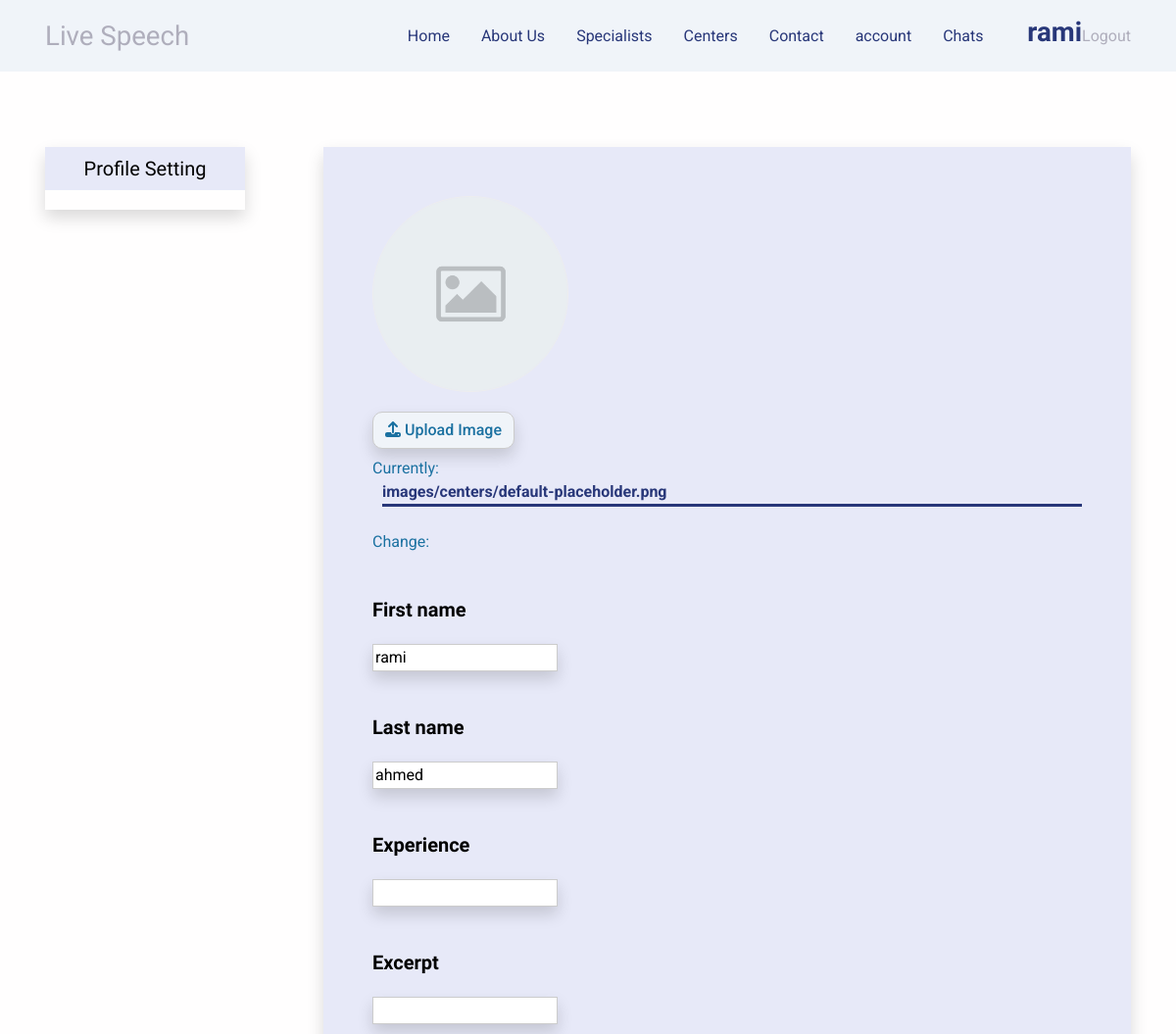
/specialists/2/edit/ (signed in, upper part), run on an earlier commit of the app's database.
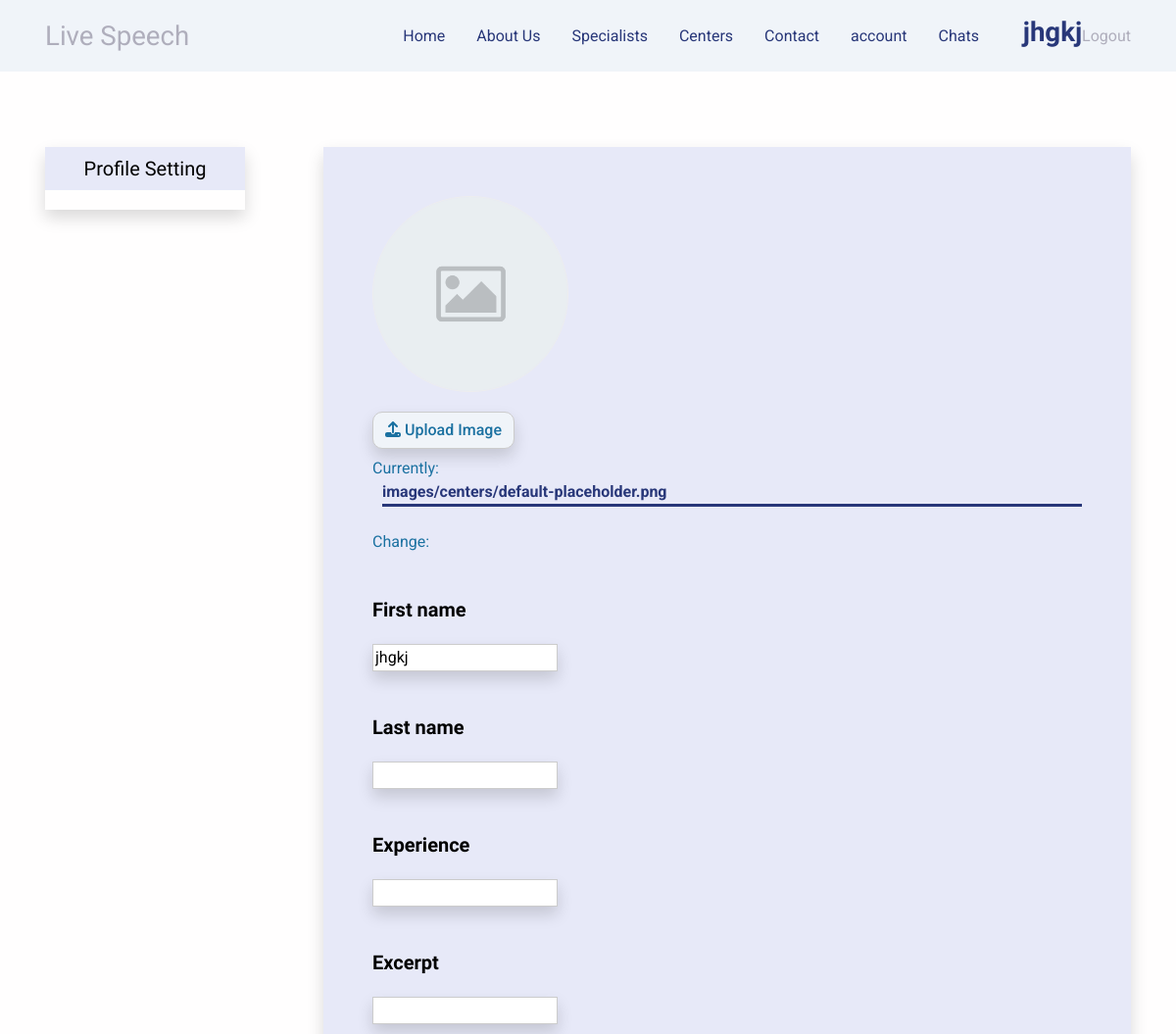
And on a later commit of the database.
### users/models.py (models this page shows, shortened)
class User(AbstractUser):
    email = models.EmailField(
        verbose_name="email address",
        max_length=255,
        unique=True,
        null=False,
    )
    username = models.CharField(
        _("username"),
        max_length=255,
        unique=False,
        null=False,
    )
    first_name = models.CharField(_("first name"), max_length=150, null=True, blank=False)
    last_name = models.CharField(_("last name"), max_length=150, null=True, blank=True)
    objects = UserManager()
    USERNAME_FIELD = 'email'
    REQUIRED_FIELDS = ['username']
    def is_specialist(self) -> bool:
        try:
            Specialist.objects.get(id=self.id)
            return True
        except:
            return False

### specialists/views.py (the view, shortened to what this page needs)
# urls.py: path('<int:id>/edit/', views.specialist_edit, name='specialist-edit'),
def specialist_edit(request, id):
    specialist = Specialist.objects.get(id=id)
    if request.user.id != specialist.id:
        return HttpResponseForbidden()
    if request.method == 'GET':
        form = SpecialistEditForm(instance=specialist)
    else:
        return HttpResponseNotAllowed(['GET', 'POST'])
    return render(request, 'specialists/specialist-edit.html', {
        'specialist': specialist,
        'form': form,
    })

### specialists/forms.py
class SpecialistEditForm(forms.ModelForm):
    class Meta:
        model = Specialist
        fields = ['first_name', 'last_name', 'image', 'excerpt', 'description', 'experience']
        widgets = {'description': TinyMCE(attrs={'cols': 80, 'rows': 30})}
    def __init__(self, *args, **kwargs):
        super(SpecialistEditForm, self).__init__(*args, **kwargs)
        for field in self.fields.values():
            field.required = False
        self.fields['first_name'].required = True

### chat/models.py (called while the page is built)
    def get_absolut_url(self):
        return reverse('chat:chat-room', args=[self.name])

### users/context_processors.py (called while the page is built)
def users(request):
    return {
        'clients': models.User.objects.filter(id__in=models.Client.objects.all()),
        'centers': models.User.objects.filter(id__in=models.Center.objects.all()),
        'specialists': models.User.objects.filter(id__in=models.Specialist.objects.all()),
    }

### specialists/templates/specialists/specialist-edit.html (shortened to what this page needs)
{% extends 'base.html' %}
{% load static %}
{% block style %}
    <link href="{% static 'assets/css/style.css' %}" rel="stylesheet"/>
{% endblock %}
{% block inner-content %}
    <div class="profile">
        <div class="container">
            <div class="setting">
                <h3>Profile Setting</h3>
            </div>
            <div class="profile-detail">
                <div class="profile-info">
                    <form action="" method="post" enctype="multipart/form-data">
                        <div class="form-info" id="image-block">
                            <img src="{{ specialist.image.url }}" alt="">
                            <label class="image-upload" for="id_image">
                                <i class="fa fa-upload"></i>
                                Upload Image
                            </label>
                            {{ form.image }}
                        </div>
                        <div class="form-info">
                            <h4>{{ form.first_name.label }}</h4>
                            {{ form.first_name }}
                        </div>
                        <div class="form-info">
                            <h4>{{ form.last_name.label }}</h4>
                            {{ form.last_name }}
                        </div>
                        <div class="form-info">
                            <h4>{{ form.experience.label }}</h4>
                            {{ form.experience }}
                        </div>
                        <div class="form-info">
                            <h4>{{ form.excerpt.label }}</h4>
                            {{ form.excerpt }}
                        </div>
                    </form>
                </div>
            </div>
        </div>
    </div>
{% endblock %}

### templates/includes/header.html (shortened to what this page needs)
<nav class="navbar navbar-expand-lg navbar-light fixed-top py-3 d-block"
     data-navbar-on-scroll="data-navbar-on-scroll">
    <div class="container"><a class="navbar-brand"> Live Speech</a>
        <div class="collapse navbar-collapse border-top border-lg-0 mt-4 mt-lg-0" id="navbarSupportedContent">
            <ul class="navbar-nav ms-auto pt-2 pt-lg-0 font-base">
                <li class="nav-item px-2"><a class="nav-link" href="{% url 'home' %}">Home</a></li>
                <li class="nav-item px-2"><a class="nav-link" aria-current="page" href="#about">About Us</a></li>
                <li class="nav-item px-2"><a class="nav-link" href="{% url 'specialists-list' %}">Specialists</a></li>
                <li class="nav-item px-2"><a class="nav-link" href="{% url 'centers-list' %}">Centers</a></li>
                <li class="nav-item px-2"><a class="nav-link" href="#findUs">Contact</a></li>
                {% if user.is_specialist or user.is_center %}
                    <li class="nav-item px-2"><a class="nav-link" href="{{ user.get_absolute_url }}">account</a></li>
                {% endif %}
                {% if chats %}
                    <li class="nav-item px-2"><a class="nav-link" href="{{ chats }}">Chats</a></li>
                {% endif %}
            </ul>
            {% if user.is_anonymous %}
                <a class="btn btn-sm btn-outline-primary rounded-pill order-1 order-lg-0 ms-lg-4" href="{% url 'login' %}">Login</a>
            {% else %}
                {% if user in specialists or user in clients %}
                    <h3 class="rounded-pill order-1 order-lg-0 ms-lg-4">{{ user.first_name }}</h3>
                    <a href="{% url 'logout' %}">Logout</a>
                {% else %}
                    <h3 class="rounded-pill order-1 order-lg-0 ms-lg-4">{{ user.username }}</h3>
                    <a href="{% url 'logout' %}">Logout</a>
                {% endif %}
            {% endif %}
        </div>
    </div>
</nav>

What changed in the data, as far as the page shows it:
changed User: first_name "rami" → "jhgkj"; last_name "ahmed" → (not shown)
